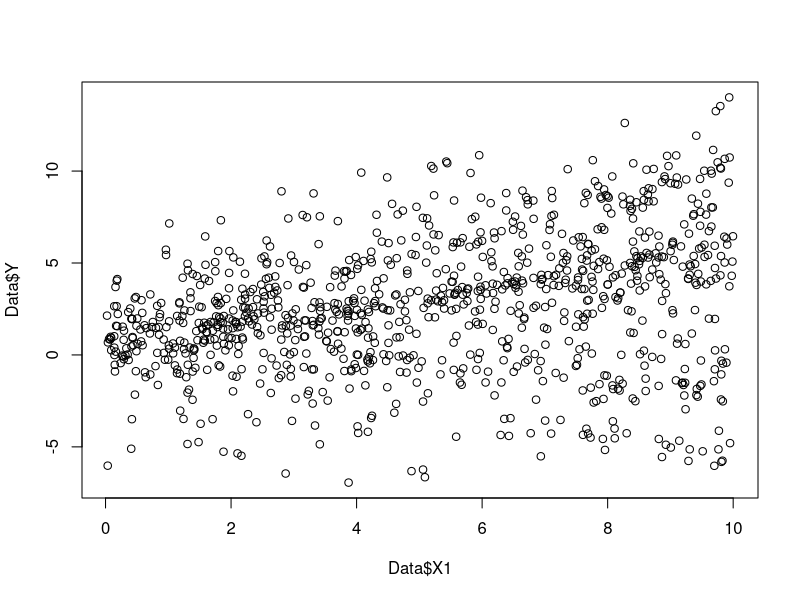
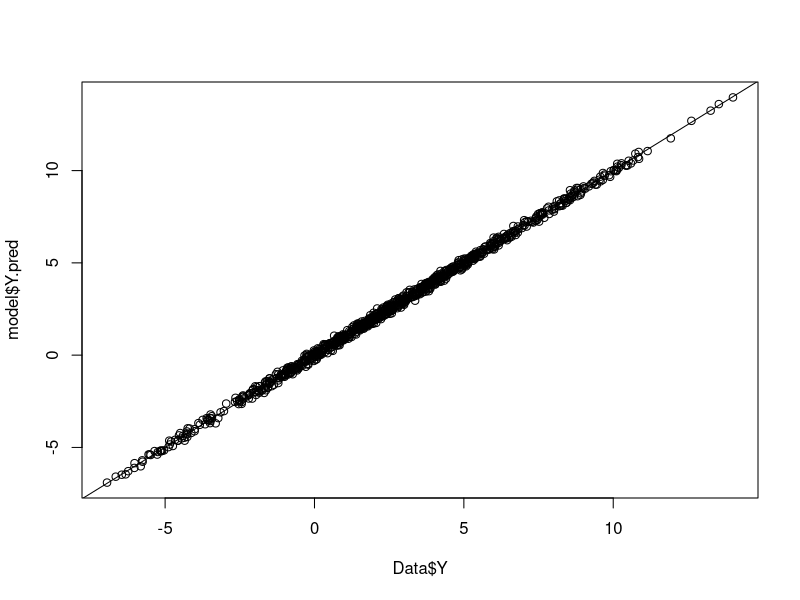
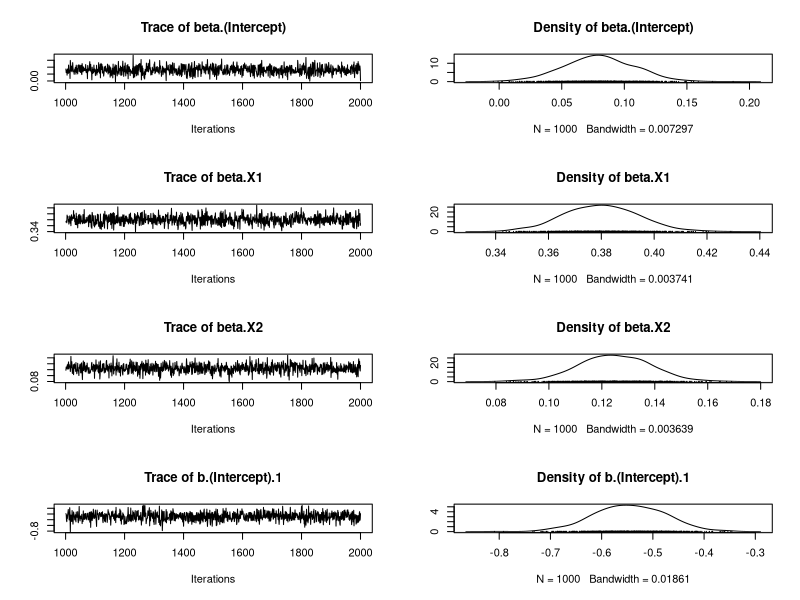
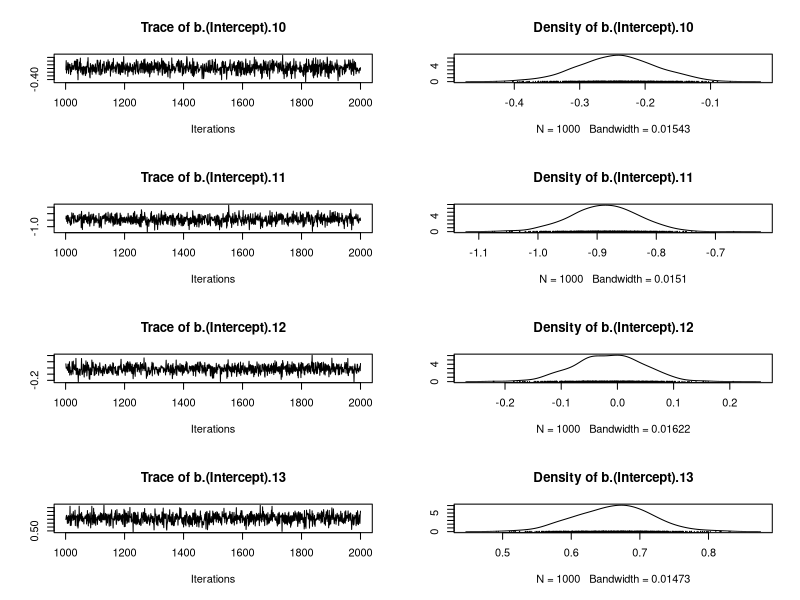
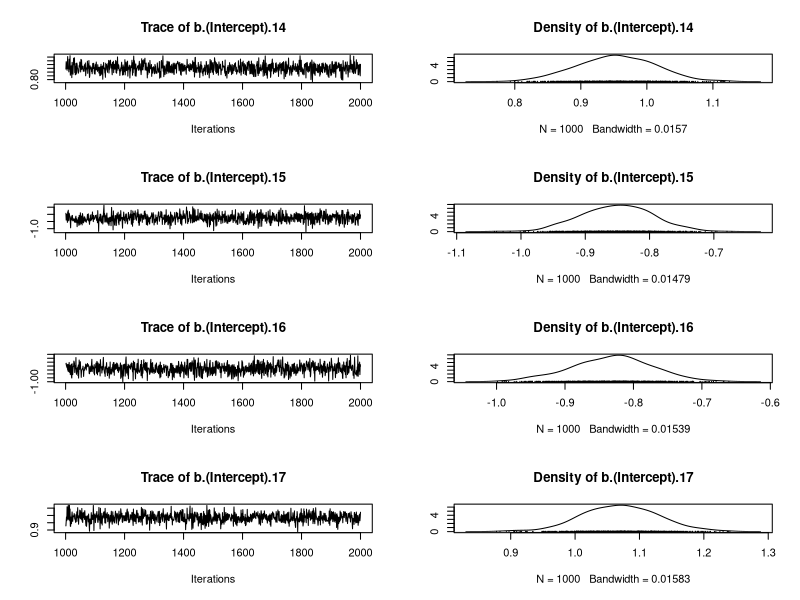
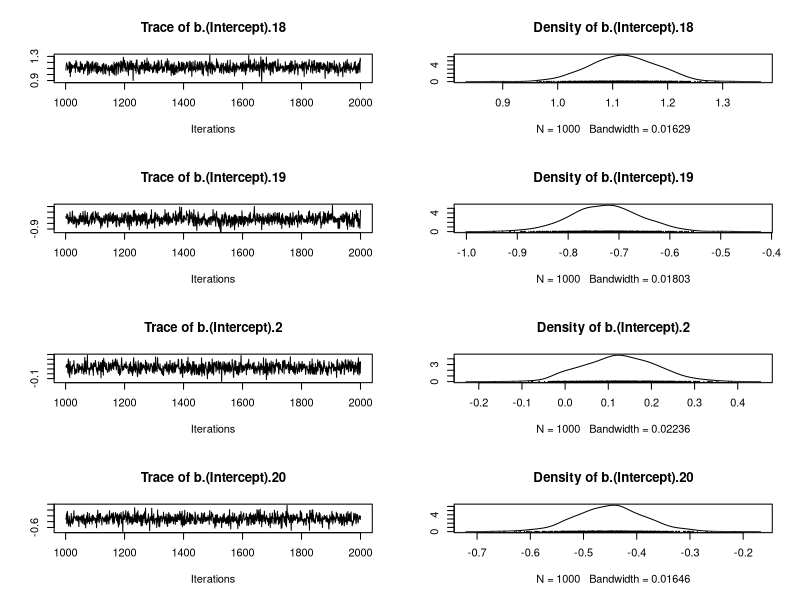
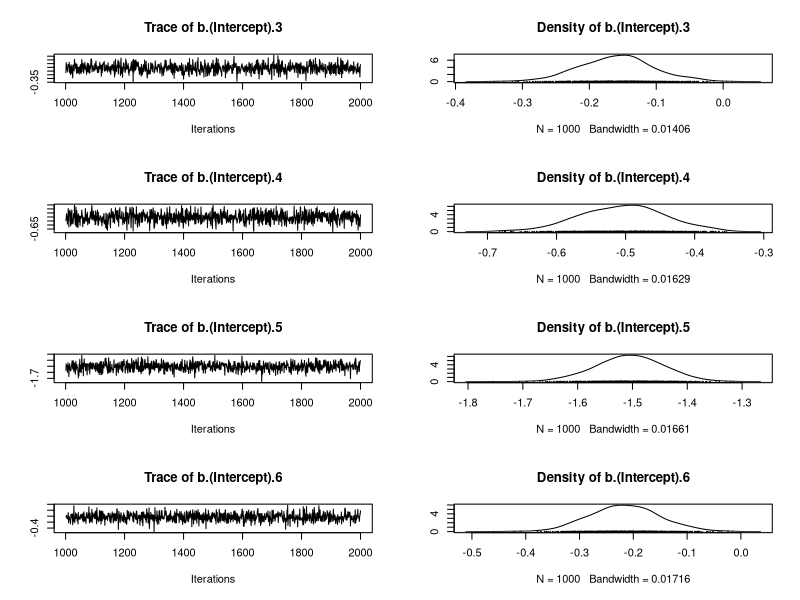
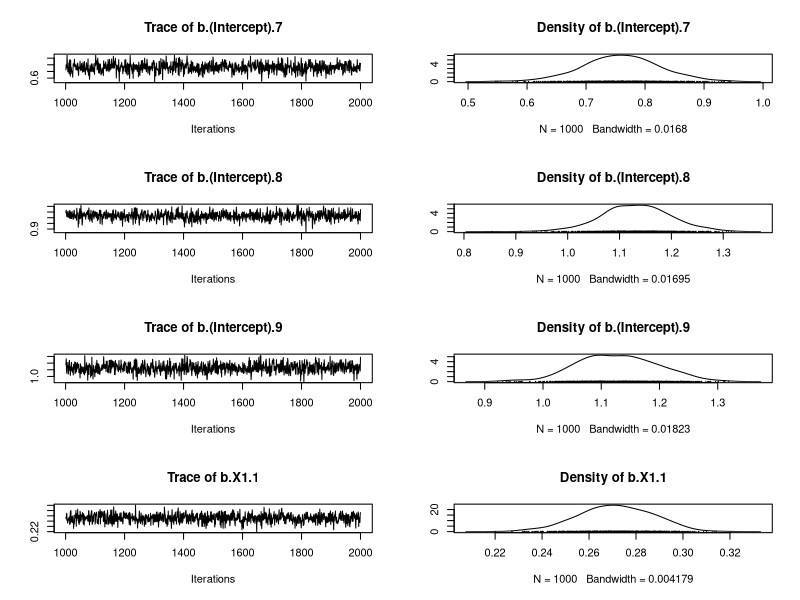

Here is the R script that generated these plots, in order:
#========================================
# Hierarchical Gaussian Linear Regression
#========================================
#== Generating data
# Constants
setwd("C:/ANDRES/Portatil/Bayesian Econometrics/UserInterface/BEsmarterV11/Data")

library(MCMCpack)
nobs <- 1000
nspecies <- 20
species <- c(1:nspecies,sample(c(1:nspecies),(nobs-nspecies),replace=TRUE))
# Covariates
X1 <- runif(n=nobs,min=0,max=10)
X2 <- runif(n=nobs,min=0,max=10)
X <- cbind(rep(1,nobs),X1,X2)
W <- X
# Target parameters
# beta
beta.target <- matrix(c(0.1,0.3,0.2),ncol=1)
# Vb
Vb.target <- c(0.5,0.2,0.1)
# b
b.target <- cbind(rnorm(nspecies,mean=0,sd=sqrt(Vb.target[1])),
                  rnorm(nspecies,mean=0,sd=sqrt(Vb.target[2])),
                  rnorm(nspecies,mean=0,sd=sqrt(Vb.target[3])))
# sigma2
sigma2.target <- 0.02
# Response
Y <- vector()
for (n in 1:nobs) {
  Y[n] <- rnorm(n=1,
                mean=X[n,]%*%beta.target+W[n,]%*%b.target[species[n],],
                sd=sqrt(sigma2.target))
}
# Data-set
Data <- as.data.frame(cbind(Y,X1,X2,species))
plot(Data$X1,Data$Y)
#== Call to MCMChregress
model <- MCMChregress(fixed=Y~X1+X2, random=~X1+X2, group="species",
                      data=Data, burnin=1000, mcmc=1000, thin=1,verbose=1,
                      seed=NA, beta.start=0, sigma2.start=1,
                      Vb.start=1, mubeta=0, Vbeta=1.0E6,
                      r=3, R=diag(c(1,0.1,0.1)), nu=0.001, delta=0.001)
#== MCMC analysis
# Graphics
pdf("Posteriors-MCMChregress.pdf")
plot(model$mcmc)
dev.off()
# Summary
summary(model$mcmc)
# Predictive posterior mean for each observation
model$Y.pred
# Predicted-Observed
plot(Data$Y,model$Y.pred)
abline(a=0,b=1)
write.csv(Data,file="SimLogitudinalNormal.csv", row.names=FALSE)
## End(Not run)
